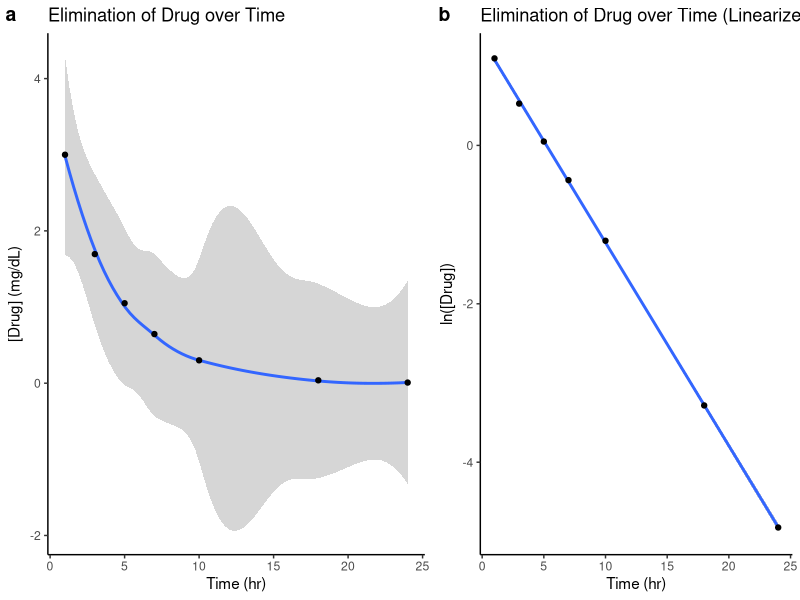
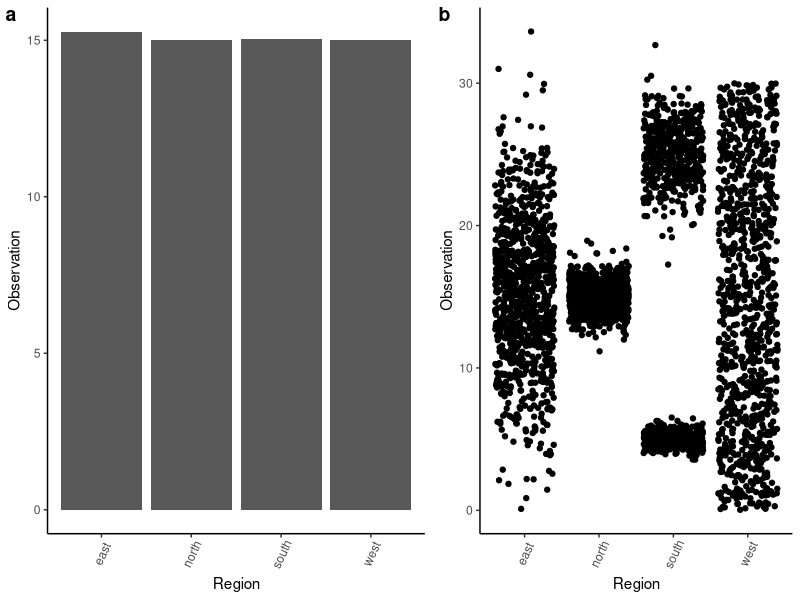

Here is the R script that generated these plots, in order:
setwd("~/OneDrive - Johns Hopkins/Documents/Notre Dame/Semester 1/Introduction to Biocomputing/Biocomp_tutorial12/")

# load packages in
library(ggplot2)
library(cowplot)

### Problem 1 ###

# load in data
drug.el <- read.table(file = "drug-elimination.txt", header = TRUE, sep = '\t',stringsAsFactors = FALSE)

# scatter plot of data
fig1 <- ggplot(drug.el, aes(x = Time, y = Drug.Concentration)) +
  stat_smooth(method="loess") +
  geom_point() +
  theme_classic() +
  xlab("Time (hr)") +
  ylab("[Drug] (mg/dL)") +
  ggtitle("Elimination of Drug over Time")

# alternative scatter plot of data with linear trend
fig2 <- ggplot(drug.el, aes(x = Time, y = ln.Drug.Concentration.)) +
  stat_smooth(method="lm") +
  geom_point() +
  theme_classic() +
  xlab("Time (hr)") +
  ylab("ln([Drug])") +
  ggtitle("Elimination of Drug over Time (Linearized)")

plot_grid(fig1, fig2, 
          labels = c("a", "b"),
          rel_widths = c(1, 0.85),
          ncol = 2,
          nrow = 1)

### Problem 2

# load in data
data <- read.table(file = "data.txt", header = TRUE, sep = ',',stringsAsFactors = FALSE)

# bar plot of mean of data
fig3 <- ggplot(data, aes(x = region, y = observations)) +
  stat_summary(fun.y = mean, geom ="bar") +
  theme_classic() +
  theme(axis.text.x = element_text(angle=65, vjust=0.6)) +
  xlab("Region") +
  ylab("Observation")

# scatter plot of data
fig4 <- ggplot(data, aes(x = region, y = observations)) +
  geom_jitter() +
  theme_classic() +
  theme(axis.text.x = element_text(angle=65, vjust=0.6)) +
  xlab("Region") +
  ylab("Observation")
 
plot_grid(fig3, fig4, 
          labels = c("a", "b"),
          rel_widths = c(1, 0.85),
          ncol = 2,
          nrow = 1)


# Based on the plots that were displayed, they do not tell the same story. While the bar plot shows that the mean
# value of the four populations is very similar, that does not necessarily mean the data that makes up each of these
# populations is spread out in a similar manner. This is evident in the scatter plot which shows that while the east 
# and west regions are quite spread out, this is not the case for the north on south regions which have pockets of 
# of data concentrated around a particular region. 

